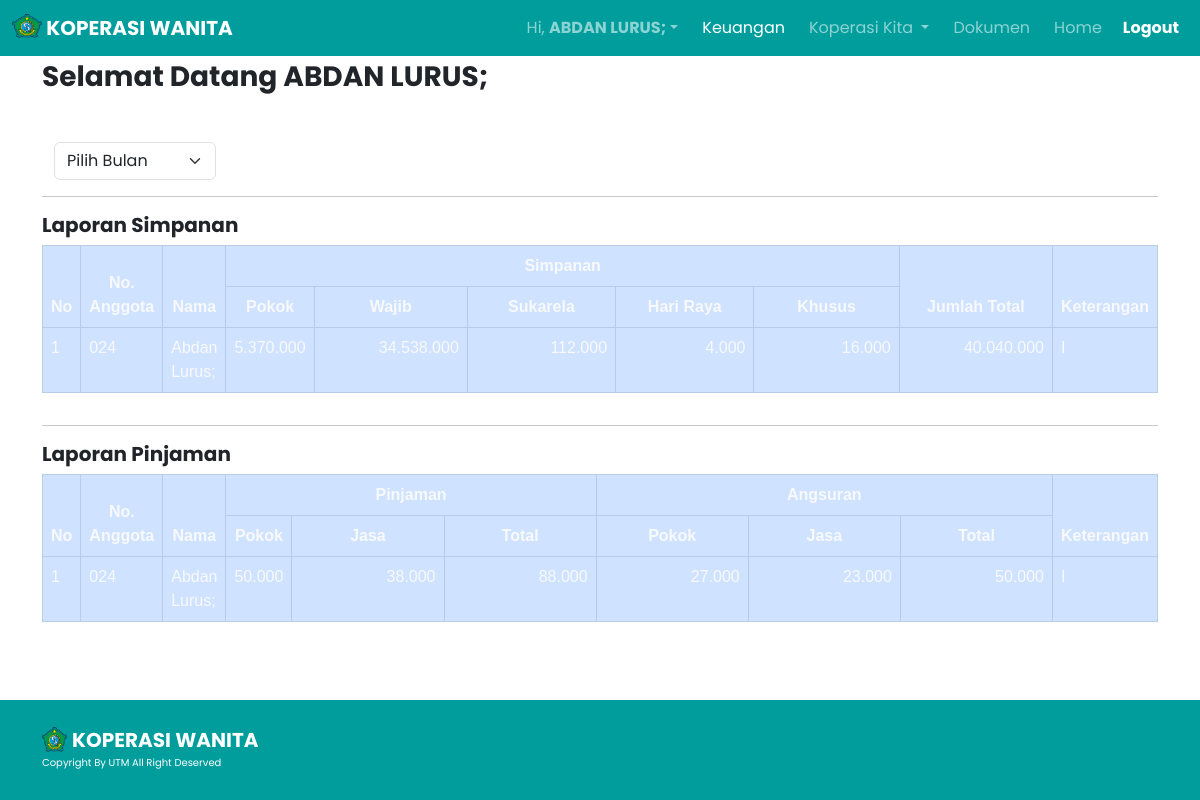
/user/keuangan.php (signed in), run on the app's committed database.
### tables this page shows
CREATE TABLE `set_web` (
  `id_set` int(11) NOT NULL,
  `nama_koperasi` varchar(128) DEFAULT NULL,
  `deskripsi_koperasi` varchar(1024) DEFAULT NULL,
  `alamat_koperasi` varchar(128) DEFAULT NULL,
  `telp_koperasi` varchar(128) DEFAULT NULL,
  `email_koperasi` varchar(128) DEFAULT NULL,
  `logo_koperasi` varchar(128) NOT NULL
);

CREATE TABLE `anggota` (
  `id` int(11) NOT NULL,
  `nomor_anggota` varchar(5) DEFAULT NULL,
  `koperasi_user` varchar(128) DEFAULT NULL,
  `nama` varchar(255) DEFAULT NULL,
  `username_user` varchar(128) DEFAULT NULL,
  `password_user` varchar(128) DEFAULT NULL,
  `NIK` varchar(128) DEFAULT NULL,
  `foto_anggota` varchar(1024) DEFAULT NULL,
  `jabatan_anggota` varchar(128) DEFAULT NULL,
  `unit` varchar(128) DEFAULT NULL,
  `keterangan` varchar(128) DEFAULT NULL,
  `alamat` text DEFAULT NULL,
  `nomor_telepon` varchar(20) DEFAULT NULL,
  `email` varchar(255) DEFAULT NULL,
  `tempat_lahir` varchar(100) DEFAULT NULL,
  `tanggal_lahir` date DEFAULT NULL,
  `jenis_kelamin` enum('Laki-Laki','Perempuan') DEFAULT NULL,
  `status_anggota` enum('Aktif','Tidak Aktif') DEFAULT NULL,
  `last_update` int(128) DEFAULT NULL
);

CREATE TABLE `simpanan` (
  `id_smp` int(11) NOT NULL,
  `nomor_anggota` varchar(128) DEFAULT NULL,
  `nama_anggota` varchar(100) DEFAULT NULL,
  `unit` varchar(100) DEFAULT NULL,
  `spokok` decimal(10,0) DEFAULT NULL,
  `swajib` decimal(10,0) DEFAULT NULL,
  `ssukarela` decimal(10,0) DEFAULT NULL,
  `shariraya` decimal(10,0) DEFAULT NULL,
  `skhusus` decimal(10,0) DEFAULT NULL
);

CREATE TABLE `pinjaman` (
  `id_pinjaman` int(11) NOT NULL,
  `nomor_anggota` varchar(11) NOT NULL,
  `nama_anggota` varchar(128) NOT NULL,
  `pinjaman_pokok` decimal(10,0) DEFAULT 0,
  `pinjaman_jasa` decimal(10,0) DEFAULT 0,
  `pinjaman_khusus_pokok` decimal(10,0) DEFAULT 0,
  `pinjaman_khusus_jasa` decimal(10,0) DEFAULT 0,
  `angsuran_pokok` decimal(10,0) DEFAULT 0,
  `angsuran_jasa` decimal(10,0) DEFAULT 0,
  `unit` varchar(128) DEFAULT NULL
);

### navbar/title.php (called while the page is built, shortened)
<?php
$koperasi = select("SELECT * FROM set_web");
?>

### user/keuangan.php (the view, shortened to what this page needs)
<?php
    include '../database.php';
    $id_user = $_SESSION['IsUser'];
    function select($query) {
        global $db;
        $result = mysqli_query($db, $query);
        $rows = [];
        while ($row = mysqli_fetch_assoc($result)) {
            $rows[] = $row;
        }
        return $rows;
    }
$akun_user = select("SELECT * FROM anggota WHERE id = '$id_user'");
    foreach ($akun_user as $akunku):
?>
<!doctype html>
<html lang="en">
  <head>
    <link href="https://cdn.jsdelivr.net/npm/bootstrap@5.0.2/dist/css/bootstrap.min.css" rel="stylesheet">
    <link rel="stylesheet" href="https://cdn.datatables.net/2.0.0/css/dataTables.bootstrap5.css">
    <link rel="stylesheet" href="https://cdn.datatables.net/buttons/3.0.1/css/buttons.dataTables.css">
    <link rel="stylesheet" href="https://cdnjs.cloudflare.com/ajax/libs/twitter-bootstrap/5.3.0/css/bootstrap.min.css">
    <link rel="stylesheet" href="../css/simpanancss.css">
<?php
    include '../navbar/title.php'
    ?>
  </head>
  <body>
<?php
    include '../navbar/nav.php'
?>
    <section id="hero">
        <div class="container h-100">
            <div class="row h-100">
            <div>
                    <h3 style="font-family: Poppins;"><b>Selamat Datang <span class="fw-bold text-uppercase"><?php echo $akunku['nama']; ?></span></b></h3>
                        <div class="container mt-5">
                            <div class="row">
                                <div class="col-md-2 text-start" style="font-family: Poppins;">
                                <form action="keuangan.php" method="post">
                                <select class="form-select" aria-label="Default select example" name="bulan" onchange="this.form.submit()">
                                    <option selected disabled>Pilih Bulan</option>
                                </select>
                                </form>
                                </div>
                            </div>
                        </div>
                        <hr>
                        <div class="col-md-12 hero-tagline my-auto mx-auto table-responsive align-items-center">
                        <table class="table table-primary table-bordered display nowrap" id="tabledoc" style="width:100%">
                        <?php
                            $bulan = isset($_POST['bulan']) ? $_POST['bulan'] : 13;
                            if(isset($_GET['bulan'])) {
                                $bulan = $_GET['bulan'];
                            } elseif($bulan == 13) { ?>
                            <h5 style="font-family: Poppins;"><b>Laporan Simpanan</b></h5>
                            <thead style="background-color: #007070;">
                            <tr align="center">
                                <th rowspan="2" class="text-center text-light">No</th>
                                <th rowspan="2" class="text-center text-light">No. Anggota</th>
                                <th rowspan="2" class="text-center text-light">Nama</th>
                                <th colspan="5" class="text-center text-light">Simpanan</th>
                                <th rowspan="2" class="text-center text-light">Jumlah Total</th>
                                <th rowspan="2" class="text-center text-light">Keterangan</th>
                            </tr>
                            <tr align="center">
                                <th class="text-center text-light">Pokok</th>
                                <th class="text-center text-light">Wajib</th>
                                <th class="text-center text-light">Sukarela</th>
                                <th class="text-center text-light">Hari Raya</th>
                                <th class="text-center text-light">Khusus</th>
                            </tr>
                            </thead>
                            <tbody style="background-color: #009D9D;">
                                <?php
                             $id_smp = 1;
                             $data = mysqli_query($db, "SELECT * FROM simpanan WHERE nomor_anggota IN (SELECT nomor_anggota FROM anggota WHERE status_anggota = 'Aktif' AND nomor_anggota = {$akunku['nomor_anggota']})");
                             while($d = mysqli_fetch_array($data)){
                             ?>
                             <tr class="text-start">
                                 <td class="text-start text-light"><?php echo $id_smp++; ?></td>
                                 <td class="text-start text-light"><?php echo $d['nomor_anggota']; ?></td>
                                 <td class="text-start text-light"><?php echo $d['nama_anggota']; ?></td>
                                 <td class="text-end text-light"><?php echo number_format($d['spokok'], 0, ',', '.'); ?></td>
                                 <td class="col-md-2 text-end text-light"><?php echo number_format($d['swajib'], 0, ',', '.'); ?></td>
                                 <td class="col-md-2 text-end text-light"><?php echo number_format($d['ssukarela'], 0, ',', '.'); ?></td>
                                 <td class="col-md-2 text-end text-light"><?php echo number_format($d['shariraya'], 0, ',', '.'); ?></td>
                                 <td class="col-md-2 text-end text-light"><?php echo number_format($d['skhusus'], 0, ',', '.'); ?></td>
                                 <td class="col-md-2 text-end text-light"><?php echo number_format($d['spokok'] + $d['swajib'] + $d['ssukarela'] + $d['shariraya'] + $d['skhusus'], 0, ',', '.'); ?></td>
                                 <td class="text-start text-light"><?php echo $d['unit']; ?></td>
                             </tr>
                             <?php
                             };
                            ?>
                            <?php
                        }
                        ?>
                        </tbody>
                    </table>
                    </div>
                    <hr>
                        <div class="col-md-12 hero-tagline my-auto mx-auto table-responsive align-items-center">
                        <table class="table table-primary table-bordered display nowrap" id="tabledoc2" style="width:100%">
                        <?php
                            $bulan = isset($_POST['bulan']) ? $_POST['bulan'] : 13;
                            if(isset($_GET['bulan'])) {
                                $bulan = $_GET['bulan'];
                            } elseif($bulan == 13) { ?>
                            <h5 style="font-family: Poppins;"><b>Laporan Pinjaman</b></h5>
                            <thead style="background-color: #007070;">
                            <tr align="center">
                                <th rowspan="2" class="text-center text-light">No</th>
                                <th rowspan="2" class="text-center text-light">No. Anggota</th>
                                <th rowspan="2" class="text-center text-light">Nama</th>
                                <th colspan="3" class="text-center text-light">Pinjaman</th>
                                <th colspan="3" class="text-center text-light">Angsuran</th>
                                <th rowspan="2" class="text-center text-light">Keterangan</th>
                            </tr>
                            <tr align="center">
                                <th class="text-center text-light">Pokok</th>
                                <th class="text-center text-light">Jasa</th>
                                <th class="text-center text-light">Total</th>
                                <th class="text-center text-light">Pokok</th>
                                <th class="text-center text-light">Jasa</th>
                                <th class="text-center text-light">Total</th>
                            </tr>
                            </thead>
                            <tbody style="background-color: #009D9D;">
                                <?php
                             $id_smp = 1;
                             $data = mysqli_query($db,"SELECT * FROM pinjaman WHERE nomor_anggota IN (SELECT nomor_anggota FROM anggota WHERE status_anggota = 'Aktif' AND nomor_anggota = {$akunku['nomor_anggota']})");
                             while($d = mysqli_fetch_array($data)){
                             ?>
                             <tr class="text-start">
                                 <td class="text-start text-light"><?php echo $id_smp++; ?></td>
                                 <td class="text-start text-light"><?php echo $d['nomor_anggota']; ?></td>
                                 <td class="text-start text-light"><?php echo $d['nama_anggota']; ?></td>
                                 <td class="text-end text-light"><?php echo number_format($d['pinjaman_pokok'], 0, ',', '.'); ?></td>
                                 <td class="col-md-2 text-end text-light"><?php echo number_format($d['pinjaman_jasa'], 0, ',', '.'); ?></td>
                                 <td class="col-md-2 text-end text-light"><?php echo number_format($d['pinjaman_pokok'] + $d['pinjaman_jasa'], 0, ',', '.'); ?></td>
                                 <td class="col-md-2 text-end text-light"><?php echo number_format($d['angsuran_pokok'], 0, ',', '.'); ?></td>
                                 <td class="col-md-2 text-end text-light"><?php echo number_format($d['angsuran_jasa'], 0, ',', '.'); ?></td>
                                 <td class="col-md-2 text-end text-light"><?php echo number_format($d['angsuran_pokok'] + $d['angsuran_jasa'], 0, ',', '.'); ?></td>
                                 <td class="text-start text-light"><?php echo $d['unit']; ?></td>
                             </tr>
                             <?php
                             };
                            ?>
                            <?php
                        }
                        ?>
                        </tbody>
                    </table>
                    </div>
                </div>
    <?php endforeach ?>
    </section>
    <?php
        include '../footer/footer.php'
    ?>
  </body>
</html>

### navbar/nav.php (shortened to what this page needs)
<?php
$koperasi = select("SELECT * FROM set_web");
foreach ($koperasi as $koperasiku):
?>
<nav class="navbar navbar-expand-lg navbar-dark position-fixed w-100" style="background-color: #009D9D; ">
        <div class="container-fluid">
        <a class="navbar-brand" href="../index.php">
            <img src="../assets/img/<?=$koperasiku['logo_koperasi'];?>" alt="" width="30" height="24" class="d-inline-block align-text-top">
            <?=$koperasiku['nama_koperasi'];?></a>
        <div class="collapse navbar-collapse justify-content-end" id="navbarNav">
            <ul class="navbar-nav">
            <?php
            if(isset($_SESSION['IsUser'])) {
              $id_user = $_SESSION['IsUser'];
              $user = select("SELECT * FROM anggota WHERE id = '$id_user'");
              foreach ($user as $akunku):
                ?>
                <li class="nav-item dropdown" onmouseover="showDropdown()" onmouseout="hideDropdown()">
                    <a class="nav-link dropdown-toggle <?php if (basename($_SERVER['PHP_SELF']) == 'akunsaya.php') echo 'active'; ?> mx-1" id="navbarDropdownMenuLink" role="button" data-bs-toggle="dropdown" aria-current="page" href="#">Hi, <span class="fw-bold text-uppercase"><?= $akunku['nama']; ?></span></a>
                  </li>
                <li class="nav-item">
                    <a class="nav-link <?php if (basename($_SERVER['PHP_SELF']) == 'keuangan.php') echo 'active'; ?> mx-1" aria-current="page" href="./keuangan.php">Keuangan</a>
                </li>
                <?php
                endforeach;
                }
                ?>
                <li class="nav-item dropdown" onmouseover="showDropdown2()" onmouseout="hideDropdown2()">
                    <a class="nav-link dropdown-toggle mx-1" href="#" id="navbarDropdownMenuLink" role="button" data-bs-toggle="dropdown" aria-expanded="false">
                       Koperasi Kita
                    </a>
                </li>
                <li class="nav-item">
                    <a class="nav-link <?php if (basename($_SERVER['PHP_SELF']) == 'dokumen.php') echo 'active'; ?> mx-1" aria-current="page" href="./dokumen.php">Dokumen</a>
                </li>
                <li class="nav-item">
                    <a class="nav-link <?php if (basename($_SERVER['PHP_SELF']) == '../index.php') echo 'active'; ?> mx-1" aria-current="page" href="../index.php">Home</a>
                </li>
            </ul>
            <?php
            if(isset($_SESSION['IsUser'])) {
                ?>
                <div><button class="btn btn-outline-danger btn-sm link-up" data-bs-toggle="modal" data-bs-target="#logoutAkun">Logout</button></div>
                <?php
            } else {
                ?>
                <div><button class="btn btn-outline-light btn-sm link-up"><a class="link-up4" href="../index.php">Masuk</a></button></div>
                <?php
            }
            ?>
            </div>
        </div>
    </nav>
<?php
endforeach;
?>

### footer/footer.php (shortened to what this page needs)
<?php
$koperasi = select("SELECT * FROM set_web");
foreach ($koperasi as $koperasiku):
?>
<footer class="d-flex align-items-center">
        <div class="container-fluid ">
            <div class="container">
                <div class="row">
                    <div class="col-md-7 d-flex align-items-center">
                        <img class="imgfoot" src="../assets/img/<?=$koperasiku['logo_koperasi'];?>" alt="">
                        <a href="../index.php"><?= $koperasiku['nama_koperasi']; ?></a>
                    </div>
                </div>
                <div class="row  copyright  ">
                    <div class="col-12">
                        <p>Copyright By UTM All Right Deserved</p>
                    </div>
                </div>
            </div>
        </div>
    </footer>
    <?php
endforeach;
?>

### data on the page
anggota: nama "ABDAN LURUS;"
set_web: logo_koperasi (picture), nama_koperasi "KOPERASI WANITA"
simpanan: nomor_anggota "024", nama_anggota "Abdan Lurus;", spokok "5.370.000", swajib "34.538.000", ssukarela "112.000", shariraya "4.000", skhusus "16.000", $d['spokok'] + $d['swajib'] + $d['ssukarela'] + $d['shariraya'] + $d['skhusus'] "40.040.000", unit "I"
pinjaman: nomor_anggota "024", nama_anggota "Abdan Lurus;", pinjaman_pokok "50.000", pinjaman_jasa "38.000", $d['pinjaman_pokok'] + $d['pinjaman_jasa'] "88.000", angsuran_pokok "27.000", angsuran_jasa "23.000", $d['angsuran_pokok'] + $d['angsuran_jasa'] "50.000", unit "I"
